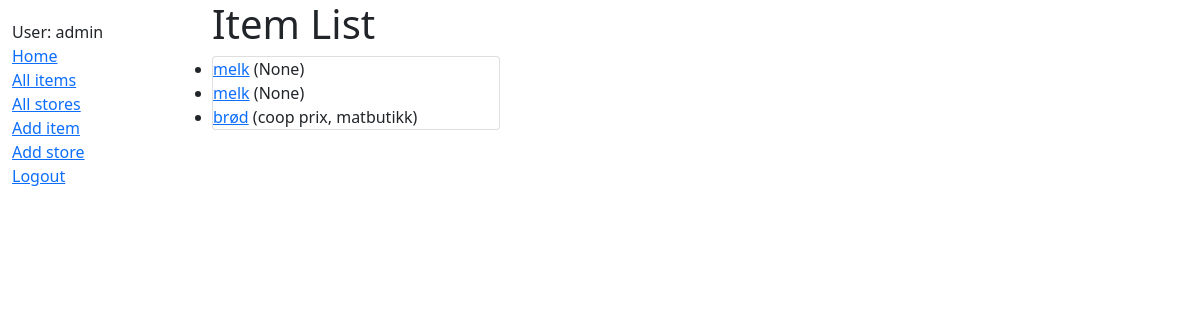
Page /catalog/items/ (signed in) on the earlier database version.
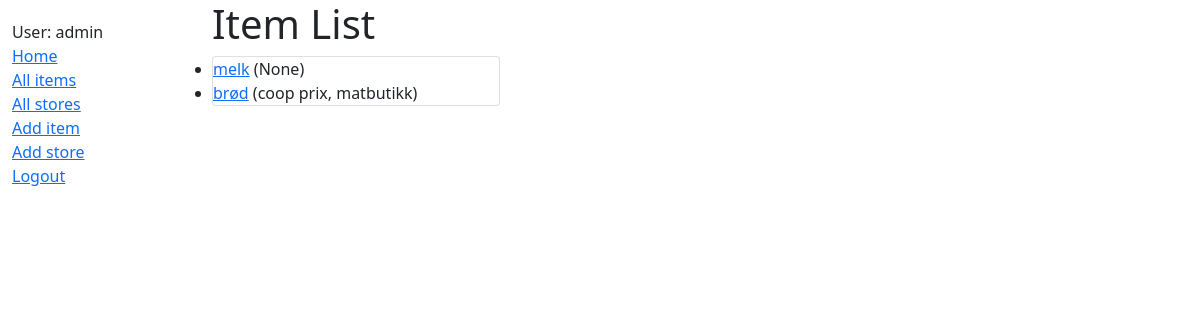
Same page on the later database version.
### catalog/models.py (models this page shows, shortened)
class Item(models.Model):
    title = models.CharField(max_length=200)
    store = models.ForeignKey('Store', on_delete=models.SET_NULL, null=True)
    summary = models.TextField(max_length=1000, help_text='Enter a description of Item ')
    def get_absolute_url(self):
        return reverse('item-detail', args=[str(self.id)])

class Store(models.Model):
    compeny_name = models.CharField(max_length=100, help_text='Enter a compeny name', default=' ')
    type_name = models.CharField(max_length=100, help_text='Enter a type name', default=' ')
    class Meta:
        ordering = ['type_name', 'compeny_name']
    def __str__(self):
        return f'{self.compeny_name}, {self.type_name}'

### catalog/views.py (the view)
# urls.py: path('items/', views.ItemListView.as_view(),name='items'),
class ItemListView(generic.ListView):
    model = Item
    paginate_by = 100

### catalog/templates/catalog/item_list.html
{% extends "base_generic.html" %}
{% block content %}
  <h1>Item List</h1>
  {% if item_list %}
  <div class="card" style="width: 18rem;">
    <ul class="list-group list-group-flush">
    {% for item in item_list %}
      <li>
        <a href="{{ item.get_absolute_url }}">{{ item.title }}</a> ({{item.store}})
      </li>
    {% endfor %}
    </ul>
  </div>
  {% else %}
    <p>There are no items in this store</p>
  {% endif %}
{% endblock %}

Differences in the rows shown:
removed Item: title "melk", store "None"
